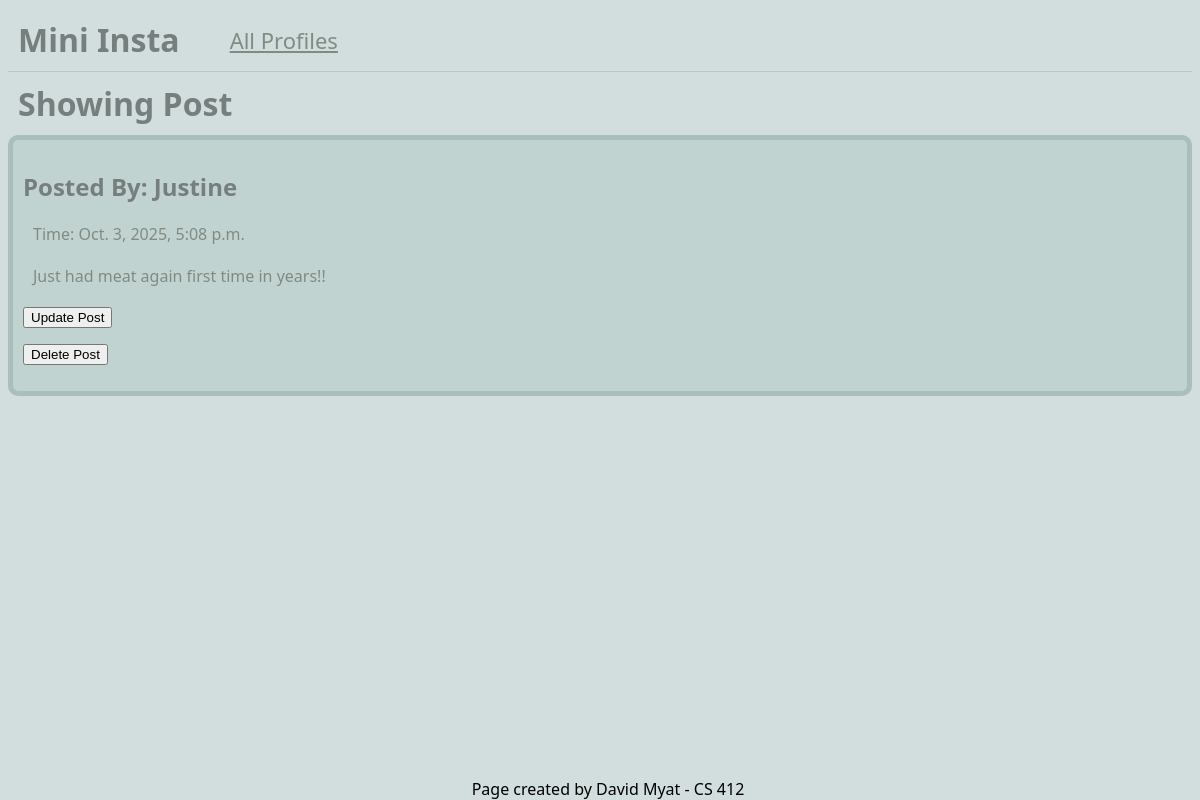
The app's page /mini_insta/post/13/ with its own data.
### mini_insta/models.py (models this page shows, shortened)
class Post(models.Model):
    profile = models.ForeignKey(Profile, on_delete=models.CASCADE)
    timestamp = models.DateTimeField(auto_now_add=True)
    caption = models.TextField(blank=True)
    def get_all_photos(self):
        photos = Photo.objects.filter(post=self).order_by("timestamp")
        return photos

class Profile(models.Model):
    username = models.CharField(max_length=50)
    display_name = models.CharField(max_length=50)
    profile_image_url = models.URLField(blank=True)
    bio_text = models.TextField(blank=True)
    join_date = models.DateTimeField(auto_now_add=True)

### mini_insta/views.py (the view)
# urls.py: path("post/<int:pk>/", PostDetailView.as_view(), name="show_post"),
class PostDetailView(DetailView):
    model = Post
    template_name = "mini_insta/show_post.html"
    context_object_name = "post"

### mini_insta/templates/mini_insta/show_post.html (shortened to what this page needs)
{% extends 'mini_insta/base.html' %}
{% block content %}
<h1>Showing Post</h1>
<article>
    <div class="post_container">
        <h2> Posted By: {{ post.profile.display_name }}</h2>
        <p> Time: {{ post.timestamp }}</p>
        <p>{{ post.caption }}</p>
        <div>
            <form action="{% url 'update_post' post.pk %}" method="GET">
                <button type="submit">Update Post</button>
            </form>
            <form action="{% url 'delete_post' post.pk %}" method="GET">
                <button type="submit">Delete Post</button>
            </form>
        </div>
    </div>
</article>
{% endblock %}

### static/styles-insta.css (style rules this page uses)
body { background: #d1dedd; font-family:'Segoe UI', Tahoma, Geneva, Verdana, sans-serif; }
h1 { margin: 10px; }
h1, h2, h3 { color: #767f7e; }
p { color: #828b82; }
article p, article h3 { margin: 20px 10px; }
.post_container { background-color: #c0d3d1; padding: 10px; border-radius: 10px; border: 5px solid #a8bfbc; }

### records on screen
Post: profile.display_name "Justine", timestamp "Oct. 3, 2025, 5:08 p.m.", caption "Just had meat again first time in years!!"
